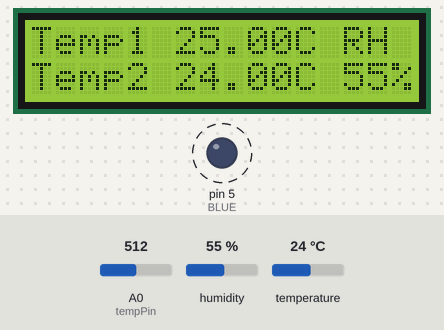
Bench run of a sketch on a simulated Arduino Uno, built with avr-gcc and run on an emulated ATmega328P. Shown: 16×2 character LCD, output pins drawn as LEDs (lit = HIGH). Dashed ring = blinking. The inputs (shaded band) are chosen by the test bench; at power-on: A0 (tempPin) = 512, humidity 55 %, temperature 24 °C. What the sketch prints to the serial monitor is not drawn.

Above: at 1.2 s.
1.3 s: A0 (tempPin) set to 174
At 1.6 s:
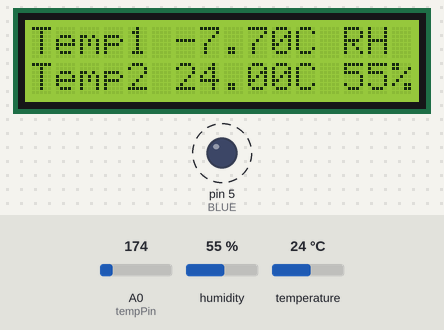
5.8 s: A0 (tempPin) set to 141
At 7.1 s:
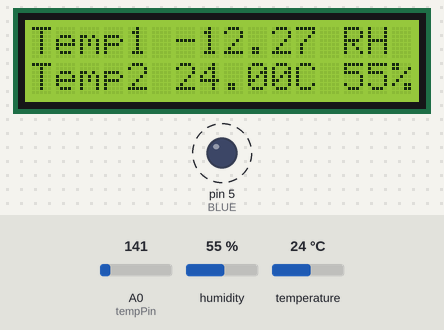
10.2 s: humidity set to 22 %
At 12.1 s:
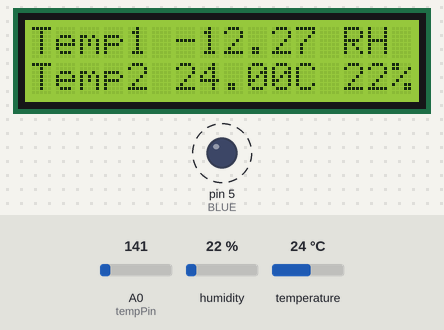
13.9 s: temperature set to 12 °C
At 15.9 s:
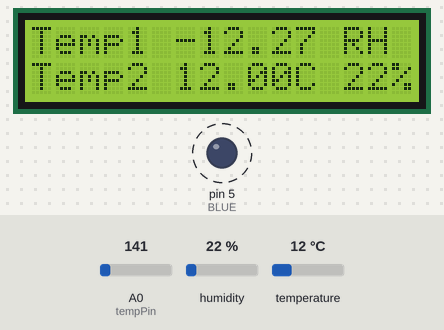
17.6 s: humidity set to 40 %
At 19.2 s:
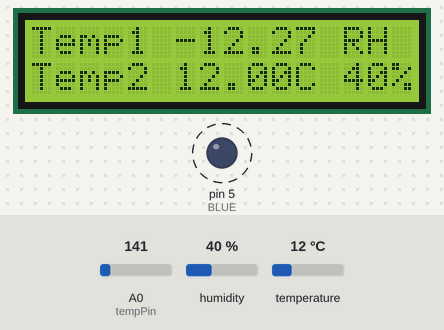
21.3 s: temperature set to 19 °C
At 23.3 s:
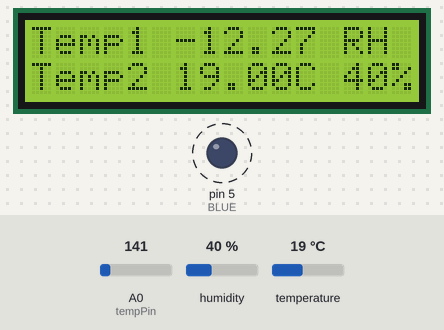
Timing chart, 0 to 26.0 s (numbered marks = the images above; inputs shaded):
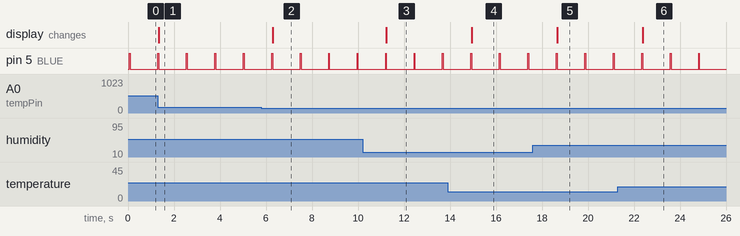

Measured:
- the behaviour switches between 157 and 156 on A0 (tempPin) (found by bisection; images 1 and 2)
- after the input at 1.3 s, the display: changes at once (image 1)
- after the input at 5.8 s, the display: changes after 0.49 s (image 2)
- after the input at 10.2 s, the display: changes after 1.0 s (image 3)
- after the input at 13.9 s, the display: changes after 1.0 s (image 4)
- after the input at 17.6 s, the display: changes after 1.1 s (image 5)
- after the input at 21.3 s, the display: changes after 1.1 s (image 6)
- by itself, pin 5 (BLUE): alternates HIGH for 0.04 s and LOW for 1.2 s

The sketch:

Thermometer.ino
```cpp
#include <SimpleDHT.h>
#include <LiquidCrystal.h>
#define BLUE 5

int pinDHT11 = 2;
SimpleDHT11 dht11;
int tempPin = 0;

//pins           BS  E  D4 D5  D6  D7
LiquidCrystal lcd(7, 8, 9, 10, 11, 12);

void setup()
{
  lcd.begin(16, 2);
  Serial.begin(9600);
  pinMode(BLUE, OUTPUT);
  digitalWrite(BLUE, HIGH);
}

void loop()
{
  byte temperature = 0;
  byte humidity = 0;
  byte data[40] = {0};

  int tempReading = analogRead(tempPin);
  double tempK = log(10000.0 * ((1024.0 / tempReading - 1)));
  tempK = 1 / (0.001129148 + (0.000234125 + (0.0000000876741 * tempK * tempK )) * tempK );       //  Temp Kelvin
  float tempC = tempK - 273.15;            // Convert Kelvin to Celcius
  float tempF = (tempC * 9.0)/ 5.0 + 32.0; // Convert Celcius to Fahrenheit

  // Display Temperature in C
  lcd.setCursor(0, 0);
  lcd.print("Temp1      C  ");
  lcd.setCursor(6, 0);
  lcd.print(tempC);
  lcd.setCursor(13, 0);
  lcd.print("RH");


  // Display Temperature 2 in C
  lcd.setCursor(0, 1);
  lcd.print("Temp2      C  ");
  lcd.setCursor(6, 1);

  if (dht11.read(pinDHT11, &temperature, &humidity, data)) {
   Serial.print("FAIL");
  }

for (int i = 0; i < 40; i++) {
    Serial.print((int)data[i]);
    if (i > 0 && ((i + 1) % 4) == 0) {
      Serial.print(' ');
    }
  }

  Serial.println("");
  Serial.print("Read: ");
  Serial.print((int)temperature); Serial.print(" *C, ");
  Serial.print((int)humidity); Serial.println(" %");

  lcd.print((int)temperature);
  lcd.setCursor(8, 1);
  lcd.print(".00");

  lcd.setCursor(13, 1);
  lcd.print((int)humidity);
  lcd.setCursor(15, 1);
  lcd.print("%");

  digitalWrite(BLUE, LOW);
  delay(1200);
  digitalWrite(BLUE, HIGH);
}
```
